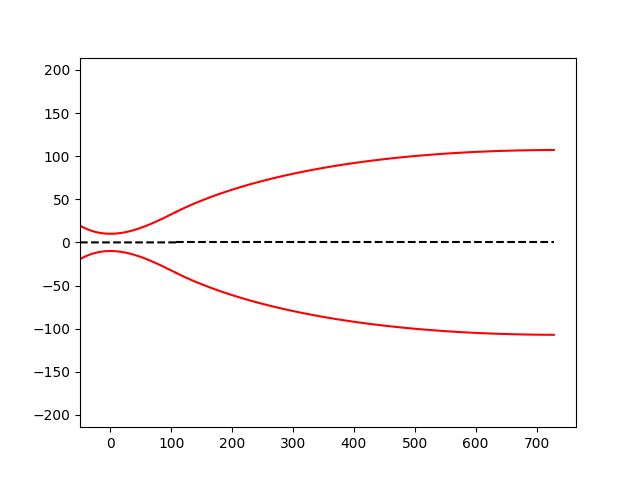

This chart was generated by the following Python code:
import math
import decimal
import numpy as np
import matplotlib.pyplot as plt
from kaleido.scopes.plotly import PlotlyScope
import plotly.graph_objects as go
from plotly.subplots import make_subplots
"""
Definição inicial de constantes

GAMMA [-]: Razão de calores específicos do gás
M_TEST [-]: Número de Mach na seção de testes
Y_0 [mm]: Raio na garganta do bocal
"""

GAMMA = 1.4
M_TEST = 4
Y_0 = 10


def main():
    v_test_rad, v_test_deg = v(M_TEST)

    A_test_ratio = A_ratio(M_TEST)

    # theta_1_max_rad = v_test_rad/2
    # theta_1_max_deg = v_test_deg/2

    theta_1_rad, theta_1_deg = empirical_theta_1(v_test_rad, A_test_ratio)

    v_1_rad = v_test_rad - theta_1_rad
    v_1_deg = v_test_deg - theta_1_deg

    M_1 = M_from_v(v_1_rad)

    x_final_curve, y_final_curve = foelsch(Y_0, theta_1_rad, v_1_rad,
                                           v_test_rad, M_1)

    y_1 = y_final_curve[0]

    x_initial_curve, y_initial_curve = initial_curve(Y_0, y_1, theta_1_rad)

    fig, ax = plt.subplots()
    ax.plot(x_initial_curve, y_initial_curve, 'r-')
    ax.plot(x_initial_curve, -y_initial_curve, 'r-')
    ax.plot(x_final_curve, y_final_curve, 'r-')
    ax.plot(x_final_curve, -y_final_curve, 'r-')
    ax.plot(x_initial_curve, np.zeros(x_initial_curve.shape), 'k--')
    ax.plot(x_final_curve, np.zeros(x_final_curve.shape), 'k--')
    ax.set_title("")
    ax.set_xlabel("")
    ax.set_ylabel("")

    # plt.grid()
    plt.xlim(x_initial_curve[0], x_final_curve[-1]*1.05)
    plt.ylim(-y_final_curve[-1]*2, y_final_curve[-1]*2)
    # plt.xticks(np.arange(x_initial_curve[0], x_final_curve[-1]*1.05, 5))
    # plt.yticks(np.arange(-y_final_curve[-1]*1.25, y_final_curve[-1]*1.25, 5))
    plt.show()

    throat_index = np.where(y_initial_curve == 10)[0][0]

    # Quasi Unidimensional
    graph_y_points = list(float_range(0, max(y_final_curve), max(y_final_curve)/len(y_final_curve)))
    mach_matriz = []
    for i in range(len(graph_y_points)):
        mach_matriz.append(add_line_on_quasi_graph(graph_y_points[i], 
                                                   np.concatenate([y_initial_curve[throat_index:], y_final_curve]),
                                                   len(np.concatenate([x_initial_curve[throat_index:], x_final_curve]))))

    scope = PlotlyScope()
    fig_quasi_unidimensional = make_subplots(rows=1, cols=1)
    fig_quasi_unidimensional.add_trace(go.Heatmap(z=mach_matriz,
                                                  x=np.concatenate([x_initial_curve[throat_index:], x_final_curve]),
                                                  y=graph_y_points,
                                                  colorbar=dict(title='Mach', titleside='right'), connectgaps=True, zsmooth='best'), 1, 1)
    fig_quasi_unidimensional.update
    fig_quasi_unidimensional.update_yaxes(title_text="Y axis (mm)", row=1, col=1)
    fig_quasi_unidimensional.update_xaxes(title_text="X axis (mm)", row=1, col=1)
    with open("quasi_unidimensional_graph.png", "wb") as f:
        f.write(scope.transform(fig_quasi_unidimensional, format="png"))


def empirical_theta_1(v_t, A_test_ratio=0, A_star=0, A_test=0):
    """
    Retorna o valor do parâmetro theta_1,
    calculado por meio de uma relação empírica,
    que utiliza a área na garganta (A_star),
    a área na seção de teste (A_test) e o ângulo
    de expansão na seção de teste (v_t).

    A_test_ratio - relação A/A*.
    v_t - [rad]
    """

    if A_test_ratio == 0:
        A_test_ratio = A_test/A_star

    theta_1 = ((1/A_test_ratio) ** (2/9)) * (v_t/2)

    return (theta_1, math.degrees(theta_1))


def v(M, gamma=1.4):
    """
    Função de Prandtl-Meyer.

    Dado o número de Mach do escoamento, retorna o ângulo de expansão
    como uma tupla,em que o primeiro elemento é dado em radianos
    e o segundo em graus.
    """
    part_1 = math.sqrt((gamma + 1)/(gamma - 1))
    part_2 = math.atan(math.sqrt((gamma - 1)/(gamma + 1)*(M**2 - 1)))
    part_3 = math.atan(math.sqrt(M**2 - 1))

    number = part_1*part_2 - part_3

    return (number, math.degrees(number))


def A_ratio(M, gamma=1.4):
    """
    Retorna a relação de áreas A/A*
    """
    part_1 = 1/M
    part_2 = math.sqrt(((2 + (gamma - 1)*M ** 2)/(gamma + 1)))
    part_2 = part_2 ** ((gamma + 1)/(gamma - 1))

    return part_1*part_2


def initial_curve(y_0, y_1, theta_1):
    """
    Retorna uma lista com os pontos da parte do bocal
    da parte subsônica ao ponto de inflexão,
    respeitando os requisitos de razão de área,
    inclinação nula na garganta, e valores de y, inclinação
    e curvatura iguais às da curva terminal (parte divergente)
    no ponto de inflexão.

    theta_1 [rad]
    """
    x_1 = 3/(2*math.tan(theta_1))*(y_1 - y_0)
    x = np.arange(-50, x_1, 0.01)
    y = y_0 + math.tan(theta_1)/x_1*(x ** 2)*(1 - x/(3*x_1))

    return (x, y)


def foelsch(y_0, theta_1, v_1, v_test, M_1):
    """
    Calcula os pontos da curva final (após o ponto de inflexão do bocal),
    utilizando o Método de Foelsch.

    theta_1 - [rad]
    v_1 - [rad]
    v_test - [rad]
    """

    r_0 = y_0/theta_1

    A_1_ratio = A_ratio(M_1)

    y_1 = r_0*A_1_ratio*math.sin(theta_1)
    x_1 = 3/(2*math.tan(theta_1))*(y_1 - y_0)

    r_1 = y_1/math.sin(theta_1)

    M_array = np.arange(M_1, M_TEST, 0.01)
    x_array = np.zeros(M_array.shape)
    y_array = np.zeros(M_array.shape)

    for i, M in enumerate(M_array):
        a = math.asin(1/M)

        A_ratio_local = A_ratio(M)
        r_local = r_0*A_ratio_local
        v_local, _ = v(M)
        l_local = M*r_local*(v_local - v_1)

        x_2 = (x_1 - r_1*math.cos(theta_1) +
               r_local*math.cos(v_test - v_local))
        y_2 = r_local*math.sin(v_test - v_local)

        x_array[i] = x_2 + l_local*math.cos(v_test - v_local + a)
        y_array[i] = y_2 + l_local*math.sin(v_test - v_local + a)

    return (x_array, y_array)


def M_from_y(y_1, y_0=Y_0, gamma=1.4):
    """
    Calcula o número de Mach dado o x em relação ao ponto inicial em mm,
    de forma iterativa. Assume-se intervalos para o número de Mach,
    que são atualizados e reduzidos a cada vez que há uma troca de sinal
    na subtração entre o valor estimado e o valor 'A_ratio_target'.

    y_1 - [mm]
    """
    lower_boundary = 1
    upper_boundary = 1000

    tolerance = 1e-6
    A_ratio_target = (y_1/y_0) ** 2

    while True:
        interval = np.linspace(lower_boundary, upper_boundary, 10)

        previous_est = math.inf
        current_est = math.inf

        for i, M in enumerate(interval):
            current_A_ratio = A_ratio(M)

            current_est = A_ratio_target - current_A_ratio

            if abs(current_est) <= tolerance:
                return M
            elif i != 0 and current_est*previous_est < 0:
                # Atualiza fronteiras de busca
                # Regra do sanduíche (se houve mudança de sinal entre dois
                # pontos, o zero da função está entre esses dois pontos)
                lower_boundary = interval[i-1]
                upper_boundary = M
                break
            previous_est = current_est


def M_from_v(v_target, gamma=1.4):
    """
    Calcula o número de Mach dado o ângulo de expansão em radianos,
    de forma iterativa. Assume-se intervalos para o número de Mach,
    que são atualizados e reduzidos a cada vez que há uma troca de sinal
    na subtração entre o valor estimado e o valor 'v_target'.

    v_target - [rad]
    """
    lower_boundary = 1
    upper_boundary = 1000

    tolerance = 1e-6

    while True:
        interval = np.linspace(lower_boundary, upper_boundary, 10)

        previous_est = math.inf
        current_est = math.inf

        for i, M in enumerate(interval):
            current_v, _ = v(M)

            current_est = v_target - current_v

            if abs(current_est) <= tolerance:
                return M
            elif i != 0 and current_est*previous_est < 0:
                # Atualiza fronteiras de busca
                # Regra do sanduíche (se houve mudança de sinal entre dois
                # pontos, o zero da função está entre esses dois pontos)
                lower_boundary = interval[i-1]
                upper_boundary = M
                break
            previous_est = current_est


def add_line_on_quasi_graph(graph_y_point, y_curve, index):
    graph_line = []
    for _, y_point in enumerate(y_curve):
        if (y_point < graph_y_point):
            graph_line.append(0)
        else:
            graph_line.append(M_from_y(y_point))

    return graph_line


def float_range(start, stop, step):
    while start < stop:
        yield float(start)
        start += decimal.Decimal(step)


if __name__ == "__main__":
    main()
